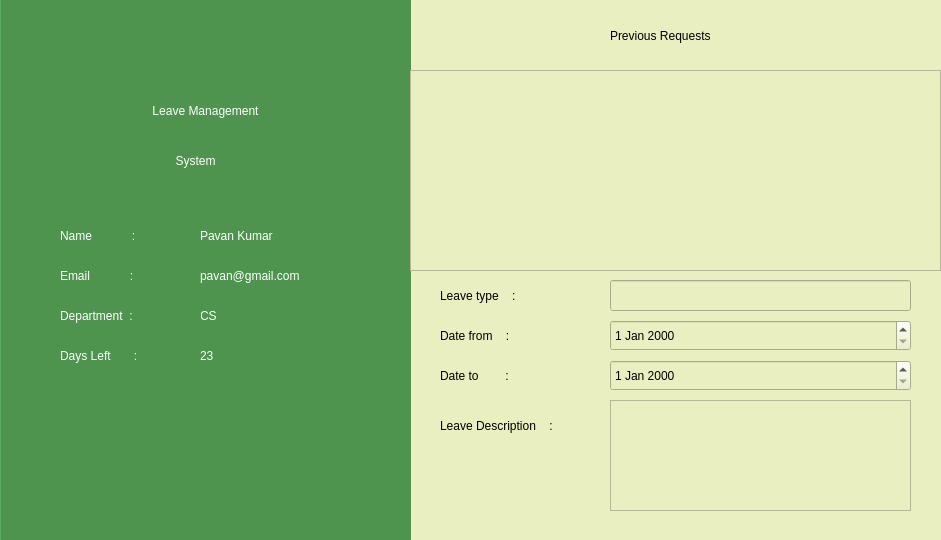
<?xml version="1.0" encoding="UTF-8"?>
<ui version="4.0">
 <class>History_Page</class>
 <widget class="QMainWindow" name="History_Page">
  <property name="geometry">
   <rect>
    <x>0</x>
    <y>0</y>
    <width>941</width>
    <height>540</height>
   </rect>
  </property>
  <property name="windowTitle">
   <string>MainWindow</string>
  </property>
  <property name="styleSheet">
   <string notr="true">background-color: rgb(233, 239, 192);</string>
  </property>
  <widget class="QWidget" name="centralwidget">
   <widget class="Line" name="line">
    <property name="geometry">
     <rect>
      <x>-410</x>
      <y>-20</y>
      <width>821</width>
      <height>581</height>
     </rect>
    </property>
    <property name="styleSheet">
     <string notr="true">background-color: rgb(78, 148, 79);</string>
    </property>
    <property name="orientation">
     <enum>Qt::Vertical</enum>
    </property>
   </widget>
   <widget class="QLabel" name="label_7">
    <property name="geometry">
     <rect>
      <x>40</x>
      <y>80</y>
      <width>331</width>
      <height>61</height>
     </rect>
    </property>
    <property name="styleSheet">
     <string notr="true">background-color: rgb(78, 148, 79);
font:14pt &quot;Goudy Old Style&quot;;
font: 75 26pt &quot;Goudy Old Style&quot;;
color: rgb(255, 255, 255);</string>
    </property>
    <property name="text">
     <string>Leave Management</string>
    </property>
    <property name="alignment">
     <set>Qt::AlignCenter</set>
    </property>
   </widget>
   <widget class="QLabel" name="label_8">
    <property name="geometry">
     <rect>
      <x>30</x>
      <y>130</y>
      <width>331</width>
      <height>61</height>
     </rect>
    </property>
    <property name="styleSheet">
     <string notr="true">background-color: rgb(78, 148, 79);
font:14pt &quot;Goudy Old Style&quot;;
font: 75 26pt &quot;Goudy Old Style&quot;;
color: rgb(255, 255, 255);</string>
    </property>
    <property name="text">
     <string>System</string>
    </property>
    <property name="alignment">
     <set>Qt::AlignCenter</set>
    </property>
   </widget>
   <widget class="QLabel" name="label_9">
    <property name="geometry">
     <rect>
      <x>60</x>
      <y>220</y>
      <width>111</width>
      <height>31</height>
     </rect>
    </property>
    <property name="styleSheet">
     <string notr="true">background-color: rgb(78, 148, 79);
font:bold 14pt &quot;Goudy Old Style&quot;;
color: rgb(255, 255, 255);</string>
    </property>
    <property name="text">
     <string>Name            :</string>
    </property>
    <property name="alignment">
     <set>Qt::AlignLeading|Qt::AlignLeft|Qt::AlignVCenter</set>
    </property>
   </widget>
   <widget class="QLabel" name="label_15">
    <property name="geometry">
     <rect>
      <x>60</x>
      <y>340</y>
      <width>111</width>
      <height>31</height>
     </rect>
    </property>
    <property name="styleSheet">
     <string notr="true">background-color: rgb(78, 148, 79);
font:bold 14pt &quot;Goudy Old Style&quot;;
color: rgb(255, 255, 255);</string>
    </property>
    <property name="text">
     <string>Days Left       :</string>
    </property>
    <property name="alignment">
     <set>Qt::AlignLeading|Qt::AlignLeft|Qt::AlignVCenter</set>
    </property>
   </widget>
   <widget class="QLabel" name="Name_lbl">
    <property name="geometry">
     <rect>
      <x>200</x>
      <y>220</y>
      <width>211</width>
      <height>31</height>
     </rect>
    </property>
    <property name="styleSheet">
     <string notr="true">background-color: rgb(78, 148, 79);
font:bold 14pt &quot;Goudy Old Style&quot;;
color: rgb(255, 255, 255);</string>
    </property>
    <property name="text">
     <string>Pavan Kumar</string>
    </property>
    <property name="alignment">
     <set>Qt::AlignLeading|Qt::AlignLeft|Qt::AlignVCenter</set>
    </property>
   </widget>
   <widget class="QLabel" name="label_11">
    <property name="geometry">
     <rect>
      <x>60</x>
      <y>260</y>
      <width>111</width>
      <height>31</height>
     </rect>
    </property>
    <property name="styleSheet">
     <string notr="true">background-color: rgb(78, 148, 79);
font:bold 14pt &quot;Goudy Old Style&quot;;
color: rgb(255, 255, 255);</string>
    </property>
    <property name="text">
     <string>Email            :</string>
    </property>
    <property name="alignment">
     <set>Qt::AlignLeading|Qt::AlignLeft|Qt::AlignVCenter</set>
    </property>
   </widget>
   <widget class="QLabel" name="mail_lbl">
    <property name="geometry">
     <rect>
      <x>200</x>
      <y>260</y>
      <width>211</width>
      <height>31</height>
     </rect>
    </property>
    <property name="styleSheet">
     <string notr="true">background-color: rgb(78, 148, 79);
font:bold 14pt &quot;Goudy Old Style&quot;;
color: rgb(255, 255, 255);</string>
    </property>
    <property name="text">
     <string>pavan@gmail.com</string>
    </property>
    <property name="alignment">
     <set>Qt::AlignLeading|Qt::AlignLeft|Qt::AlignVCenter</set>
    </property>
   </widget>
   <widget class="QLabel" name="dep_lbl">
    <property name="geometry">
     <rect>
      <x>200</x>
      <y>300</y>
      <width>71</width>
      <height>31</height>
     </rect>
    </property>
    <property name="styleSheet">
     <string notr="true">background-color: rgb(78, 148, 79);
font:bold 14pt &quot;Goudy Old Style&quot;;
color: rgb(255, 255, 255);</string>
    </property>
    <property name="text">
     <string>CS</string>
    </property>
    <property name="alignment">
     <set>Qt::AlignLeading|Qt::AlignLeft|Qt::AlignVCenter</set>
    </property>
   </widget>
   <widget class="QLabel" name="remaining_lbl">
    <property name="geometry">
     <rect>
      <x>200</x>
      <y>340</y>
      <width>71</width>
      <height>31</height>
     </rect>
    </property>
    <property name="styleSheet">
     <string notr="true">background-color: rgb(78, 148, 79);
font:bold 14pt &quot;Goudy Old Style&quot;;
color: rgb(255, 255, 255);</string>
    </property>
    <property name="text">
     <string>23</string>
    </property>
    <property name="alignment">
     <set>Qt::AlignLeading|Qt::AlignLeft|Qt::AlignVCenter</set>
    </property>
   </widget>
   <widget class="QLabel" name="label_13">
    <property name="geometry">
     <rect>
      <x>60</x>
      <y>300</y>
      <width>141</width>
      <height>31</height>
     </rect>
    </property>
    <property name="styleSheet">
     <string notr="true">background-color: rgb(78, 148, 79);
font:bold 14pt &quot;Goudy Old Style&quot;;
color: rgb(255, 255, 255);</string>
    </property>
    <property name="text">
     <string>Department  :</string>
    </property>
    <property name="alignment">
     <set>Qt::AlignLeading|Qt::AlignLeft|Qt::AlignVCenter</set>
    </property>
   </widget>
   <widget class="QTableWidget" name="tableWidget">
    <property name="geometry">
     <rect>
      <x>410</x>
      <y>70</y>
      <width>531</width>
      <height>201</height>
     </rect>
    </property>
   </widget>
   <widget class="QLabel" name="label">
    <property name="geometry">
     <rect>
      <x>610</x>
      <y>20</y>
      <width>131</width>
      <height>31</height>
     </rect>
    </property>
    <property name="styleSheet">
     <string notr="true">font: italic 14pt &quot;Goudy Old Style&quot;;</string>
    </property>
    <property name="text">
     <string>Previous Requests</string>
    </property>
    <property name="alignment">
     <set>Qt::AlignLeading|Qt::AlignLeft|Qt::AlignVCenter</set>
    </property>
   </widget>
   <widget class="QDateEdit" name="to_date">
    <property name="geometry">
     <rect>
      <x>610</x>
      <y>360</y>
      <width>301</width>
      <height>31</height>
     </rect>
    </property>
    <property name="styleSheet">
     <string notr="true">color: rgb(0, 0, 0);
font: 75 14pt &quot;Goudy Old Style&quot;;</string>
    </property>
   </widget>
   <widget class="QLabel" name="label_3">
    <property name="geometry">
     <rect>
      <x>440</x>
      <y>410</y>
      <width>171</width>
      <height>31</height>
     </rect>
    </property>
    <property name="styleSheet">
     <string notr="true">font: italic 14pt &quot;Goudy Old Style&quot;;</string>
    </property>
    <property name="text">
     <string>Leave Description    :</string>
    </property>
    <property name="alignment">
     <set>Qt::AlignLeading|Qt::AlignLeft|Qt::AlignVCenter</set>
    </property>
   </widget>
   <widget class="QLabel" name="label_4">
    <property name="geometry">
     <rect>
      <x>440</x>
      <y>320</y>
      <width>111</width>
      <height>31</height>
     </rect>
    </property>
    <property name="styleSheet">
     <string notr="true">font: italic 14pt &quot;Goudy Old Style&quot;;</string>
    </property>
    <property name="text">
     <string>Date from    :</string>
    </property>
    <property name="alignment">
     <set>Qt::AlignLeading|Qt::AlignLeft|Qt::AlignVCenter</set>
    </property>
   </widget>
   <widget class="QLabel" name="label_2">
    <property name="geometry">
     <rect>
      <x>440</x>
      <y>280</y>
      <width>111</width>
      <height>31</height>
     </rect>
    </property>
    <property name="styleSheet">
     <string notr="true">font: italic 14pt &quot;Goudy Old Style&quot;;</string>
    </property>
    <property name="text">
     <string>Leave type    :</string>
    </property>
    <property name="alignment">
     <set>Qt::AlignLeading|Qt::AlignLeft|Qt::AlignVCenter</set>
    </property>
   </widget>
   <widget class="QLabel" name="label_6">
    <property name="geometry">
     <rect>
      <x>440</x>
      <y>360</y>
      <width>111</width>
      <height>31</height>
     </rect>
    </property>
    <property name="styleSheet">
     <string notr="true">font: italic 14pt &quot;Goudy Old Style&quot;;</string>
    </property>
    <property name="text">
     <string>Date to        :</string>
    </property>
    <property name="alignment">
     <set>Qt::AlignLeading|Qt::AlignLeft|Qt::AlignVCenter</set>
    </property>
   </widget>
   <widget class="QDateEdit" name="from_date">
    <property name="geometry">
     <rect>
      <x>610</x>
      <y>320</y>
      <width>301</width>
      <height>31</height>
     </rect>
    </property>
    <property name="styleSheet">
     <string notr="true">color: rgb(0, 0, 0);
font: 75 14pt &quot;Goudy Old Style&quot;;</string>
    </property>
   </widget>
   <widget class="QTextBrowser" name="Description">
    <property name="geometry">
     <rect>
      <x>610</x>
      <y>400</y>
      <width>301</width>
      <height>111</height>
     </rect>
    </property>
   </widget>
   <widget class="QLineEdit" name="Leave_type_edt">
    <property name="geometry">
     <rect>
      <x>610</x>
      <y>280</y>
      <width>301</width>
      <height>31</height>
     </rect>
    </property>
    <property name="styleSheet">
     <string notr="true">color: rgb(0, 0, 0);
font: 75 14pt &quot;Goudy Old Style&quot;;</string>
    </property>
   </widget>
  </widget>
 </widget>
 <resources/>
 <connections/>
</ui>
